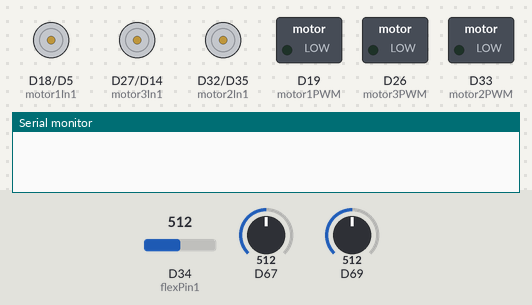
Simulated run of this sketch. Board: Arduino Due. Shown: motor-driver pin pairs drawn as motors (green arrow = first pin HIGH = forward, orange = second pin HIGH = backward, longer = more drive), switched loads named in the sketch (green lamp = pin HIGH), the last lines printed to the serial monitor. The inputs (shaded band) are chosen by the test bench; at power-on: D69 = 512, D34 (flexPin1) = 512, D67 = 512 (analog values on the 0–1023 scale).

Above: at 1.2 s.
1.3 s: D69 set to 716
At 1.9 s:
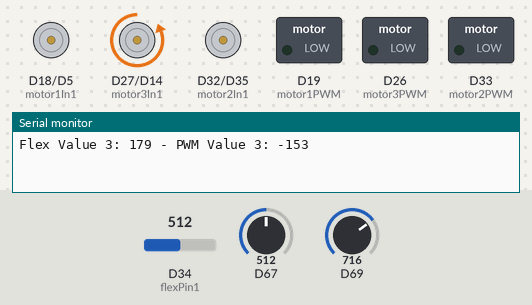
3.5 s: D34 (flexPin1) set to 716
At 3.9 s:
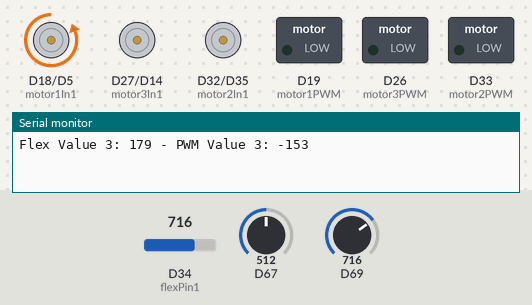
5.5 s: D67 set to 716
At 5.9 s:
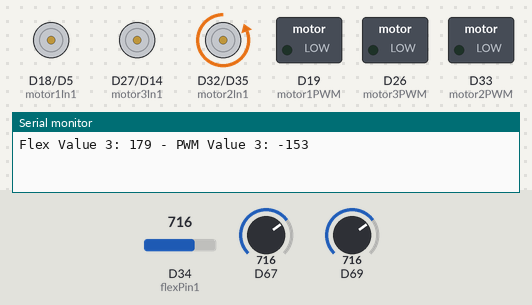
7.5 s: D69 set to 511
At 7.9 s:
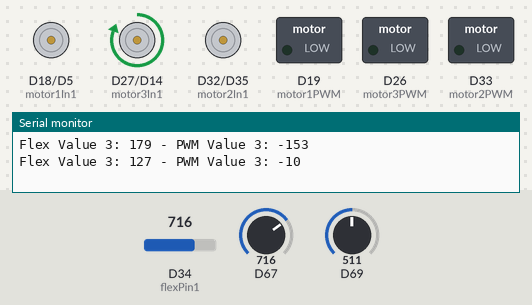
9.5 s: D34 (flexPin1) set to 511
At 9.9 s:
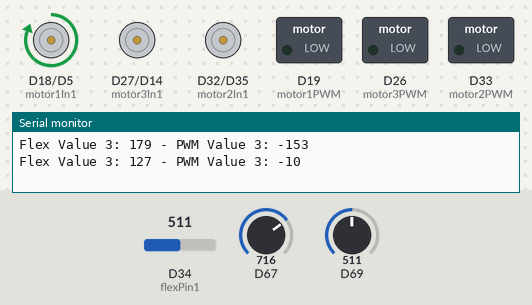
11.5 s: D67 set to 511
At 11.9 s:
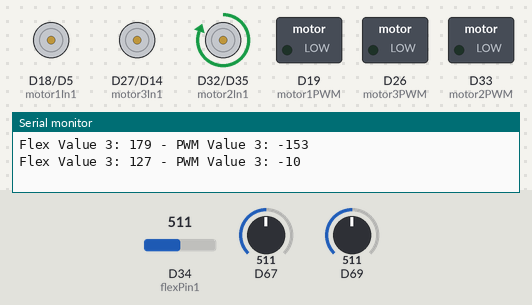
Timing chart, 0 to 14.5 s (numbered marks = the images above; inputs shaded):
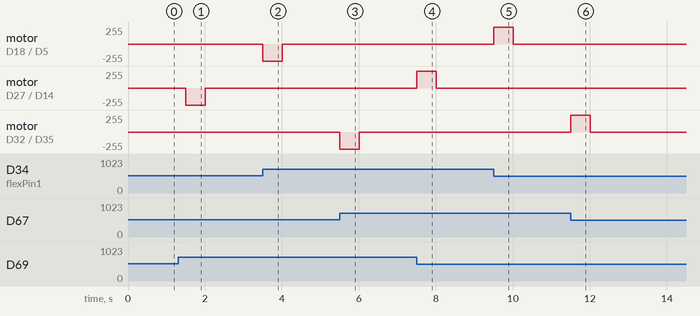

Measured:
- after the input at 1.3 s, motor on D27 (motor3In1) / D14 (motor3In2): stopped → backward 255/255 after 0.20 s, → stopped 0.50 s later
- after the input at 3.5 s, motor on D18 (motor1In1) / D5 (motor1In2): stopped → backward 255/255 at once, → stopped 0.50 s later
- after the input at 5.5 s, motor on D32 (motor2In1) / D35 (motor2In2): stopped → backward 255/255 at once, → stopped 0.50 s later
- after the input at 7.5 s, motor on D27 (motor3In1) / D14 (motor3In2): stopped → forward 255/255 at once, → stopped 0.50 s later
- after the input at 9.5 s, motor on D18 (motor1In1) / D5 (motor1In2): stopped → forward 255/255 at once, → stopped 0.50 s later
- after the input at 11.5 s, motor on D32 (motor2In1) / D35 (motor2In2): stopped → forward 255/255 at once, → stopped 0.50 s later

The sketch:

code_final_flex_moteur.ino
```cpp
const int flexPin1 = 34;
const int flexPin2 = 13;
const int flexPin3 = 15;

const int motor1In1 = 18;         // moteur 1
const int motor1In2 = 5;
const int motor1PWM = 19;

const int motor2In1 = 32;         //moteur 2
const int motor2In2 = 35;
const int motor2PWM = 33;


const int motor3In1 = 27;         //moteur 3
const int motor3In2 = 14;
const int motor3PWM = 26;

const int minFlexChange = 15;


int prevFlexValue1;               // Stockage de la valeur précédente du premier capteur de flexion
int prevFlexValue2;               // Stockage de la valeur précédente du deuxième capteur de flexion
int prevFlexValue3;
bool motor1Active;                // Indicateur indiquant si le premier moteur est actif ou non
bool motor2Active;                // Indicateur indiquant si le deuxième moteur est actif ou non
bool motor3Active;


void setup() {

  Serial.begin(9600);             // Initialisation de la communication série
  pinMode(motor1In1, OUTPUT);     // Définir les broches de direction du premier moteur en sortie
  pinMode(motor1In2, OUTPUT);
  pinMode(motor1PWM, OUTPUT);     // Définir la broche PWM comme sortie pour le premier moteur

  pinMode(motor2In1, OUTPUT);     // Définir les broches de direction du deuxième moteur en sortie
  pinMode(motor2In2, OUTPUT);
  pinMode(motor2PWM, OUTPUT);     // Définir la broche PWM comme sortie pour le deuxième moteur

  pinMode(motor3In1, OUTPUT);     // Définir les broches de direction du troisième moteur en sortie
  pinMode(motor3In2, OUTPUT);
  pinMode(motor3PWM, OUTPUT);

  motor1Active = false;           // Initialiser l'état du premier moteur comme inactif
  motor2Active = false;           // Initialiser l'état du deuxième moteur comme inactif
  motor3Active = false;


  // Initialiser la direction des moteurs (si nécessaire)
  digitalWrite(motor1In1, LOW);
  digitalWrite(motor1In2, LOW);
  digitalWrite(motor2In1, LOW);
  digitalWrite(motor2In2, LOW);
  digitalWrite(motor3In1, LOW);
  digitalWrite(motor3In2, LOW);

  // Augmenter la résolution ADC à 13 bits (0-8191)
  analogReadResolution(8);


  // Lecture initiale des capteurs de flexion
  prevFlexValue1 = analogRead(flexPin1);
  prevFlexValue2 = analogRead(flexPin2);
  prevFlexValue3 = analogRead(flexPin3);
}

void loop() {
  int flexValue1 = analogRead(flexPin1); // Lecture de la valeur du premier capteur de flexion
  int flexValue2 = analogRead(flexPin2); // Lecture de la valeur du deuxième capteur de flexion
  int flexValue3 = analogRead(flexPin3);


  // Mapper les valeurs des capteurs de flexion à une plage de 0 à 255
  int pwmValue1 = map(flexValue1, 115, 55, 0, 255);//ref 422 09 sur le doigt ANNULAIRE plage de 115 min à 55 max pli

  int pwmValue2 = map(flexValue2, 100, 30, 0, 255);//ref 0222 12 sur le doigt Majeur plage de 140 min à 50 max plier

  int pwmValue3 = map(flexValue3, 123, 30, 0, 255);//ref 0422 27 sur le doigt INDEX plage de 80 min à 30 max plier

  // int pwmValue2 = map(flexValue2, 140, 50, 0, 255);//ref 0422 14 sur le doigt Majeur plage de 140 min à 50 max plier

  // Contrôle du premier moteur
  if (abs(flexValue1 - prevFlexValue1) >= minFlexChange) {

    if (flexValue1 < prevFlexValue1) {
      // Sens de rotation positif pour le premier moteur
      digitalWrite(motor1In1, HIGH);
      digitalWrite(motor1In2, LOW);
    } else {
      // Sens de rotation négatif pour le premier moteur
      digitalWrite(motor1In1, LOW);
      digitalWrite(motor1In2, HIGH);
    }

    // Écrire la valeur PWM sur la broche PWM du premier moteur
    analogWrite(motor1PWM, pwmValue1);

    // Indiquer que le premier moteur est actif
    motor1Active = true;

    // Afficher la valeur du premier capteur de flexion et la valeur PWM pour le débogage
   /* Serial.print("Flex Value 1: ");
    Serial.println(flexValue1);
    Serial.print(" - PWM Value 1: ");
    Serial.println(pwmValue1);*/

    // Mettre à jour la valeur précédente du premier capteur de flexion
    prevFlexValue1 = flexValue1;
  } else if (motor1Active) {
    // Arrêter le premier moteur
    digitalWrite(motor1In1, LOW);
    digitalWrite(motor1In2, LOW);
    analogWrite(motor1PWM, 0);
    motor1Active = false; // Indiquer que le premier moteur est inactif
  }

  // Contrôle du deuxième moteur
  if (abs(flexValue2 - prevFlexValue2) >= minFlexChange) {
    if (flexValue2 < prevFlexValue2) {
      // Sens de rotation positif pour le deuxième moteur
      digitalWrite(motor2In1, HIGH);
      digitalWrite(motor2In2, LOW);
    } else {
      // Sens de rotation négatif pour le deuxième moteur
      digitalWrite(motor2In1, LOW);
      digitalWrite(motor2In2, HIGH);
    }

    // Écrire la valeur PWM sur la broche PWM du deuxième moteur
    analogWrite(motor2PWM, pwmValue2);

    // Indiquer que le deuxième moteur est actif
    motor2Active = true;

    // Afficher la valeur du deuxième capteur de flexion et la valeur PWM pour le débogage
    /*Serial.print("Flex Value 2: ");
    Serial.print(flexValue2);
    Serial.print(" - PWM Value 2: ");
    Serial.println(pwmValue2);*/

    // Mettre à jour la valeur précédente du deuxième capteur de flexion
    prevFlexValue2 = flexValue2;
  } else if (motor2Active) {
    // Arrêter le deuxième moteur
    digitalWrite(motor2In1, LOW);
    digitalWrite(motor2In2, LOW);
    analogWrite(motor2PWM, 0);
    motor2Active = false; // Indiquer que le deuxième moteur est inactif
  }


  // Contrôle du troisieme moteur
  if (abs(flexValue3 - prevFlexValue3) >= minFlexChange) {
    if (flexValue3 < prevFlexValue3) {
      // Sens de rotation positif pour le deuxième moteur
      digitalWrite(motor3In1, HIGH);
      digitalWrite(motor3In2, LOW);
    } else {
      // Sens de rotation négatif pour le deuxième moteur
      digitalWrite(motor3In1, LOW);
      digitalWrite(motor3In2, HIGH);
    }

    // Écrire la valeur PWM sur la broche PWM du deuxième moteur
    analogWrite(motor3PWM, pwmValue3);

    // Indiquer que le troisième moteur est actif
    motor3Active = true;

    // Afficher la valeur du troisieme capteur de flexion et la valeur PWM pour le débogage
    Serial.print("Flex Value 3: ");
    Serial.print(flexValue3);
    Serial.print(" - PWM Value 3: ");
    Serial.println(pwmValue3);

    // Mettre à jour la valeur précédente du troisieme capteur de flexion
    prevFlexValue3 = flexValue3;
  }
   else if (motor3Active) {
    // Arrêter le deuxième moteur
    digitalWrite(motor3In1, LOW);
    digitalWrite(motor3In2, LOW);
    analogWrite(motor3PWM, 0);
    motor3Active = false; // Indiquer que le troisième moteur est inactif
  }

  delay(500); // Délai entre chaque lecture
} 
```
